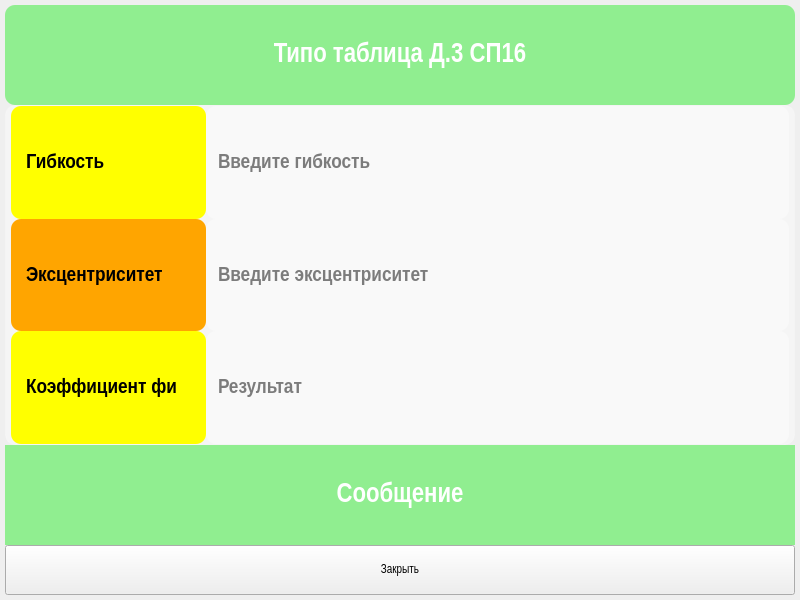
<?xml version="1.0" encoding="UTF-8"?>
<ui version="4.0">
 <class>MainWindow</class>
 <widget class="QMainWindow" name="MainWindow">
  <property name="geometry">
   <rect>
    <x>0</x>
    <y>0</y>
    <width>800</width>
    <height>600</height>
   </rect>
  </property>
  <property name="windowTitle">
   <string>MainWindow</string>
  </property>
  <property name="styleSheet">
   <string notr="true">
font-family: Arial Narrow;


</string>
  </property>
  <widget class="QWidget" name="centralwidget">
   <layout class="QHBoxLayout" name="horizontalLayout_4">
    <property name="spacing">
     <number>0</number>
    </property>
    <property name="leftMargin">
     <number>5</number>
    </property>
    <property name="topMargin">
     <number>5</number>
    </property>
    <property name="rightMargin">
     <number>5</number>
    </property>
    <property name="bottomMargin">
     <number>5</number>
    </property>
    <item>
     <layout class="QVBoxLayout" name="verticalLayout_2">
      <property name="spacing">
       <number>0</number>
      </property>
      <item>
       <widget class="QLabel" name="label">
        <property name="minimumSize">
         <size>
          <width>0</width>
          <height>100</height>
         </size>
        </property>
        <property name="maximumSize">
         <size>
          <width>16777215</width>
          <height>100</height>
         </size>
        </property>
        <property name="styleSheet">
         <string notr="true">color: white;
font-weight:bold;
font-size:20pt;
background-color:lightgreen;
border:none;
border-radius:10px</string>
        </property>
        <property name="text">
         <string>Типо таблица Д.3 СП16</string>
        </property>
        <property name="alignment">
         <set>Qt::AlignCenter</set>
        </property>
       </widget>
      </item>
      <item>
       <widget class="QFrame" name="InputData">
        <property name="styleSheet">
         <string notr="true">background-color: rgba(255,255,255,100);
border: 1px solid rgba(255,255,255,40);
border-radius:10px
</string>
        </property>
        <layout class="QVBoxLayout" name="verticalLayout">
         <property name="spacing">
          <number>0</number>
         </property>
         <property name="leftMargin">
          <number>0</number>
         </property>
         <property name="topMargin">
          <number>0</number>
         </property>
         <property name="rightMargin">
          <number>0</number>
         </property>
         <property name="bottomMargin">
          <number>0</number>
         </property>
         <item>
          <layout class="QHBoxLayout" name="horizontalLayout">
           <property name="spacing">
            <number>0</number>
           </property>
           <property name="leftMargin">
            <number>5</number>
           </property>
           <property name="rightMargin">
            <number>5</number>
           </property>
           <item>
            <widget class="QLabel" name="label_2">
             <property name="sizePolicy">
              <sizepolicy hsizetype="Preferred" vsizetype="Preferred">
               <horstretch>2</horstretch>
               <verstretch>0</verstretch>
              </sizepolicy>
             </property>
             <property name="styleSheet">
              <string notr="true">color: black;
font-size:16pt;
background-color:yellow;
border:none;
font-weight: bold;
padding-left:10px
</string>
             </property>
             <property name="text">
              <string>Гибкость</string>
             </property>
            </widget>
           </item>
           <item>
            <widget class="QLineEdit" name="lineEdit">
             <property name="sizePolicy">
              <sizepolicy hsizetype="Preferred" vsizetype="Preferred">
               <horstretch>6</horstretch>
               <verstretch>0</verstretch>
              </sizepolicy>
             </property>
             <property name="styleSheet">
              <string notr="true">color: black;
font-size:16pt;

border:none;
font-weight: bold;
padding-left:10px;</string>
             </property>
             <property name="placeholderText">
              <string>Введите гибкость</string>
             </property>
            </widget>
           </item>
          </layout>
         </item>
         <item>
          <layout class="QHBoxLayout" name="horizontalLayout_2">
           <property name="spacing">
            <number>0</number>
           </property>
           <property name="leftMargin">
            <number>5</number>
           </property>
           <property name="rightMargin">
            <number>5</number>
           </property>
           <item>
            <widget class="QLabel" name="label_3">
             <property name="sizePolicy">
              <sizepolicy hsizetype="Preferred" vsizetype="Preferred">
               <horstretch>2</horstretch>
               <verstretch>0</verstretch>
              </sizepolicy>
             </property>
             <property name="styleSheet">
              <string notr="true">color: black;
font-size:16pt;
background-color:orange;
border:none;
font-weight: bold;
padding-left:10px</string>
             </property>
             <property name="text">
              <string>Эксцентриситет</string>
             </property>
            </widget>
           </item>
           <item>
            <widget class="QLineEdit" name="lineEdit_2">
             <property name="sizePolicy">
              <sizepolicy hsizetype="Preferred" vsizetype="Preferred">
               <horstretch>6</horstretch>
               <verstretch>0</verstretch>
              </sizepolicy>
             </property>
             <property name="styleSheet">
              <string notr="true">color: black;
font-size:16pt;

border:none;
font-weight: bold;
padding-left:10px;</string>
             </property>
             <property name="placeholderText">
              <string>Введите эксцентриситет</string>
             </property>
            </widget>
           </item>
          </layout>
         </item>
         <item>
          <layout class="QHBoxLayout" name="horizontalLayout_3">
           <property name="spacing">
            <number>0</number>
           </property>
           <property name="leftMargin">
            <number>5</number>
           </property>
           <property name="rightMargin">
            <number>5</number>
           </property>
           <item>
            <widget class="QLabel" name="label_4">
             <property name="sizePolicy">
              <sizepolicy hsizetype="Preferred" vsizetype="Preferred">
               <horstretch>2</horstretch>
               <verstretch>0</verstretch>
              </sizepolicy>
             </property>
             <property name="styleSheet">
              <string notr="true">color: black;
font-size:16pt;
background-color:yellow;
border:none;
font-weight: bold;
padding-left:10px</string>
             </property>
             <property name="text">
              <string>Коэффициент фи</string>
             </property>
            </widget>
           </item>
           <item>
            <widget class="QLineEdit" name="lineEdit_3">
             <property name="sizePolicy">
              <sizepolicy hsizetype="Preferred" vsizetype="Preferred">
               <horstretch>6</horstretch>
               <verstretch>0</verstretch>
              </sizepolicy>
             </property>
             <property name="styleSheet">
              <string notr="true">color: black;
font-size:16pt;

border:none;
font-weight: bold;
padding-left:10px;</string>
             </property>
             <property name="readOnly">
              <bool>true</bool>
             </property>
             <property name="placeholderText">
              <string>Результат</string>
             </property>
            </widget>
           </item>
          </layout>
         </item>
        </layout>
       </widget>
      </item>
      <item>
       <widget class="QLabel" name="label_5">
        <property name="minimumSize">
         <size>
          <width>0</width>
          <height>100</height>
         </size>
        </property>
        <property name="maximumSize">
         <size>
          <width>16777215</width>
          <height>100</height>
         </size>
        </property>
        <property name="styleSheet">
         <string notr="true">color: white;
font-weight:bold;
font-size:20pt;
background-color:none;
border:none;
background-color:lightgreen;</string>
        </property>
        <property name="text">
         <string>Сообщение</string>
        </property>
        <property name="alignment">
         <set>Qt::AlignCenter</set>
        </property>
       </widget>
      </item>
      <item>
       <widget class="QPushButton" name="pushButton">
        <property name="minimumSize">
         <size>
          <width>0</width>
          <height>50</height>
         </size>
        </property>
        <property name="maximumSize">
         <size>
          <width>16777215</width>
          <height>50</height>
         </size>
        </property>
        <property name="styleSheet">
         <string notr="true">color: white;
font-weight:bold;
font-size:20pt;
background-color:blue;
border:none;
QPushButton{
color:white;
background-color:rgba(255,255,255,30);
border: 1px solid rgba(255,255,255,40);
border-radius:17px;
width:230px;
height:50px;
}
QPushButton:hover
{
background-color:rgba(255,255,255,40);
}

QPushButton:pressed{
background-color:rgba(255,255,255,70);
}</string>
        </property>
        <property name="text">
         <string>Закрыть</string>
        </property>
       </widget>
      </item>
     </layout>
    </item>
   </layout>
  </widget>
 </widget>
 <resources/>
 <connections/>
</ui>
